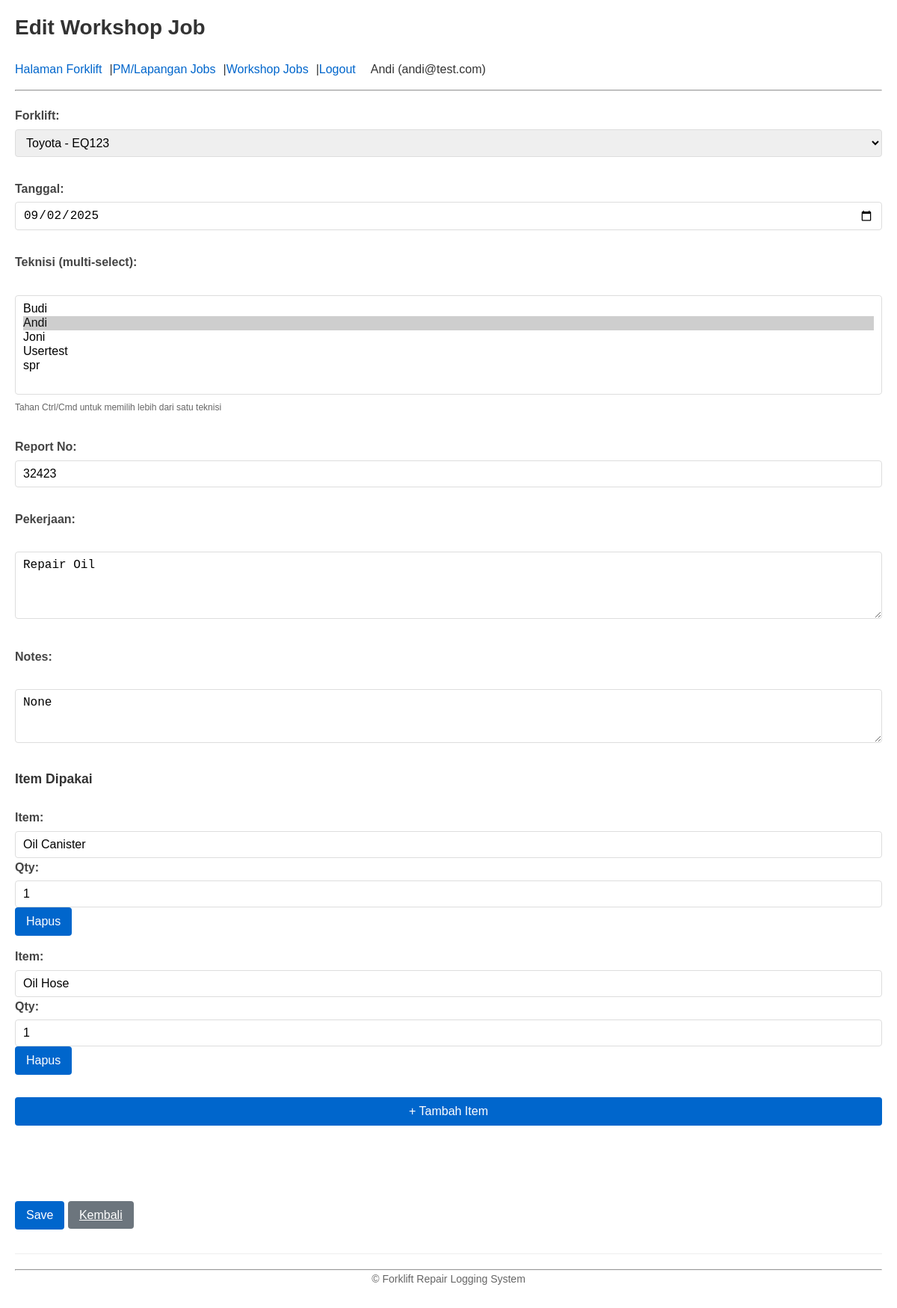
Screenshot of /workshop/edit/1 (signed in) with the database file from the repository.
### app/models.py (models this page shows)
class User(Base):
    __tablename__ = "users"
    id = Column(Integer, primary_key=True, index=True)
    name = Column(String, nullable=False)
    email = Column(String, nullable=True, unique=True)
    password = Column(String, nullable=True)
    role = Column(String, nullable=False, default="teknisi")  # admin / supervisor / teknisi

class WorkshopJob(Base):
    __tablename__ = "workshop_jobs"
    id = Column(Integer, primary_key=True, index=True)
    forklift_id = Column(Integer, ForeignKey("forklifts.id", ondelete="CASCADE"), nullable=False)
    date = Column(Date, nullable=False)
    report_no = Column(String, nullable=False)
    job_desc = Column(Text, nullable=False)
    notes = Column(Text, nullable=True)
    forklift = relationship("Forklift", back_populates="workshop_jobs")
    assigned = relationship("WorkshopJobAssignment", back_populates="workshop_job",
                            cascade="all, delete-orphan", passive_deletes=True)
    items = relationship("WorkshopJobItem", back_populates="workshop_job",
                         cascade="all, delete-orphan", passive_deletes=True)

class Forklift(Base):
    __tablename__ = "forklifts"
    id = Column(Integer, primary_key=True, index=True)
    brand = Column(String, nullable=False)
    type = Column(String, nullable=False)
    eq_no = Column(String, nullable=False, unique=True)
    serial_number = Column(String, nullable=False, unique=True)
    location = Column(String, nullable=False)
    powertrain = Column(String, nullable=False)
    owner = Column(String, nullable=False)
    mfg_year = Column(Integer, nullable=False)
    status = Column(String, nullable=False)
    pm_jobs = relationship("PMJob", back_populates="forklift",
                           cascade="all, delete-orphan", passive_deletes=True)
    workshop_jobs = relationship("WorkshopJob", back_populates="forklift",
                                 cascade="all, delete-orphan", passive_deletes=True)
    __table_args__ = (
        UniqueConstraint('eq_no', name='uq_eq_no'),
        UniqueConstraint('serial_number', name='uq_serial_number'),
    )

class WorkshopJobItem(Base):
    __tablename__ = "workshop_job_items"
    id = Column(Integer, primary_key=True, index=True)
    job_id = Column(Integer, ForeignKey("workshop_jobs.id", ondelete="CASCADE"))
    item_name = Column(String, nullable=False)
    qty = Column(Integer, nullable=False)
    workshop_job = relationship("WorkshopJob", back_populates="items")

### app/routes/workshop_jobs.py (the view)
@router.get("/edit/{id}", response_class=HTMLResponse)
def edit_workshop_job_form(id: int, request: Request, db: Session = Depends(get_db)):
    current_user = get_current_user(request)
    job = (
        db.query(WorkshopJob)
        .options(
            joinedload(WorkshopJob.forklift),
            selectinload(WorkshopJob.assigned).joinedload(WorkshopJobAssignment.user),
            selectinload(WorkshopJob.items),
        )
        .filter(WorkshopJob.id == id)
        .first()
    )
    if not job:
        return RedirectResponse("/workshop/", status_code=303)
    if not (is_admin(current_user) or is_assigned_to_workshop(current_user, job)):
        raise HTTPException(status_code=status.HTTP_403_FORBIDDEN, detail="Forbidden")
    forklifts = db.query(Forklift).all()
    users = db.query(User).filter(User.role != "admin").all()
    selected_tech_ids = [a.user_id for a in job.assigned]
    return templates.TemplateResponse(
        "workshop_jobs/edit.html",
        {
            "request": request,
            "job": job,
            "forklifts": forklifts,
            "users": users,
            "selected_tech_ids": selected_tech_ids,
        },
    )

### app/templates/workshop_jobs/edit.html (shortened to what this page needs)
{% extends "base.html" %}
{% block header_title %}Edit Workshop Job{% endblock %}
{% block content %}
  <section>
    <form action="/workshop/edit/{{ job.id }}" method="post" class="auth-form">
      <div class="form-group">
        <label for="forklift_id">Forklift:</label>
        <select name="forklift_id" id="forklift_id" required class="form-control">
          {% for f in forklifts %}
          <option value="{{ f.id }}" {% if f.id == job.forklift_id %}selected{% endif %}>
            {{ f.brand }} - {{ f.eq_no }}
          </option>
          {% endfor %}
        </select>
      </div>
      <div class="form-group">
        <label for="date">Tanggal:</label>
        <input type="date" name="date" id="date" value="{{ job.date }}" required class="form-control">
      </div>
      <div class="form-group">
        <label for="technicians">Teknisi (multi-select):</label><br>
        <select name="technicians" id="technicians" multiple size="6" class="form-control">
          {% for u in users %}
          <option value="{{ u.id }}" {% if u.id in selected_tech_ids %}selected{% endif %}>
            {{ u.name }}
          </option>
          {% endfor %}
        </select>
        <div style="font-size:12px;color:#666;margin-top:4px;">
          Tahan Ctrl/Cmd untuk memilih lebih dari satu teknisi
        </div>
      </div>
      <div class="form-group">
        <label for="report_no">Report No:</label>
        <input type="text" name="report_no" id="report_no" value="{{ job.report_no }}" required class="form-control">
      </div>
      <div class="form-group">
        <label for="job_desc">Pekerjaan:</label><br>
        <textarea name="job_desc" id="job_desc" rows="4" class="form-control" required>{{ job.job_desc }}</textarea>
      </div>
      <div class="form-group">
        <label for="notes">Notes:</label><br>
        <textarea name="notes" id="notes" rows="3" class="form-control">{{ job.notes or '' }}</textarea>
      </div>
      <h4>Item Dipakai</h4>
      <div id="items">
        {% if job.items and job.items|length > 0 %}
          {% for it in job.items %}
          <div class="form-group item-row">
            <label>Item:</label>
            <input type="text" name="item_name[]" value="{{ it.item_name }}" required class="form-control">
            <label>Qty:</label>
            <input type="number" name="qty[]" value="{{ it.qty }}" min="0" required class="form-control">
            <button type="button" onclick="this.parentElement.remove()">Hapus</button>
          </div>
          {% endfor %}
        {% endif %}
      </div>
      <button type="button" onclick="addItemRow()">+ Tambah Item</button><br><br>
      <div class="form-actions">
        <button type="submit" class="btn">Save</button>
        <a href="/workshop/" class="btn btn-secondary">Kembali</a>
      </div>
    </form>
  </section>
{% endblock %}

### app/templates/base.html (shortened to what this page needs)
<!DOCTYPE html>
<html lang="id">
<head>
    <link rel="preload" href="{{ url_for('static', path='/css/styles.css') }}?v=1" as="style" onload="this.onload=null;this.rel='stylesheet'">
</head>
<body>
    <header>
        <h1>{% block header_title %}Forklift Repair Logging System{% endblock %}</h1>
        <nav>
            <a href="/">Halaman Forklift</a> |
            <a href="/pm/">PM/Lapangan Jobs</a> |
            <a href="/workshop/">Workshop Jobs</a> |
            {% if request.cookies.get('session_token') %}
            <a href="/auth/logout" id="logout-link">Logout</a>
            <span id="user-info" style="margin-left: 10px;">
                {{ request.state.user.name if request.state.user else '' }}
                ({{ request.state.user.email if request.state.user else '' }})
            </span>
            {% else %}
            <a href="/auth/login" id="login-link">Login</a>
            {% endif %}
        </nav>
        <hr>
    </header>
    <main>
        {% block content %}{% endblock %}
    </main>
    <footer>
        <hr>
        <p>&copy; {{ current_year }} Forklift Repair Logging System</p>
    </footer>
</body>
</html>

### app/static/css/styles.css (style rules this page uses)
* { margin:0;padding:0;box-sizing:border-box }
body { font-family:Arial,sans-serif;line-height:1.6;padding:20px;max-width:1200px;margin:0 auto;color:#333;background-color:#fff }
h1,h2,h3,h4,h5,h6 { color:#333;margin-bottom:0.75em;font-weight:600;line-height:1.2 }
h1 { font-size:1.75rem }
h4 { font-size:1.1rem }
p { margin-bottom:1em }
header { margin-bottom:20px }
main { min-height:300px }
section { margin-bottom:2rem }
nav { margin:10px 0;display:flex;flex-wrap:wrap;align-items:center }
nav a { margin-right:10px;text-decoration:none;color:#0066cc;padding:5px 0 }
.form-group { margin-bottom:15px }
label { display:block;margin-bottom:5px;font-weight:600;color:#444 }
.form-control,input[type="text"],input[type="email"],input[type="password"],input[type="number"],input[type="date"],select,textarea { width:100%;padding:8px 10px;border:1px solid #ddd;border-radius:4px;font-size:16px;transition:border-color 0.2s ease }
.form-actions { margin-top:20px }
button,.btn { background-color:#0066cc;color:#fff;border:none;padding:10px 15px;border-radius:4px;cursor:pointer;font-size:16px;transition:background-color 0.2s ease }
.btn-secondary { background-color:#6c757d }
footer { margin-top:30px;padding-top:20px;border-top:1px solid #eee;text-align:center;color:#666;font-size:14px }

### app/templates/base.html (style rules this page uses)
* { margin: 0; padding: 0; box-sizing: border-box; }
body { font-family: Arial, sans-serif; line-height: 1.6; padding: 20px; max-width: 1200px; margin: 0 auto; color: #333; }
header { margin-bottom: 20px; }
h1 { color: #333; margin-bottom: 0.75em; font-weight: 600; line-height: 1.2; font-size: 1.75rem; }
nav { margin: 10px 0; display: flex; flex-wrap: wrap; align-items: center; }
nav a { margin-right: 10px; text-decoration: none; color: #0066cc; padding: 5px 0; }
.form-group { margin-bottom: 15px; }
label { display: block; margin-bottom: 5px; font-weight: 600; color: #444; }
input, select, textarea { width: 100%; padding: 8px 10px; border: 1px solid #ddd; border-radius: 4px; font-size: 16px; }
button, .btn { background-color: #0066cc; color: white; border: none; padding: 10px 15px; border-radius: 4px; cursor: pointer; }
.auth-form { display: flex; flex-direction: column; gap: 15px; }
.form-actions { margin-top: 20px; }

### rows the page displays
User: state.user "Andi", state.user "andi@test.com"
WorkshopJob: forklift_id "Toyota - EQ123", date "09/02/2025", report_no "32423", job_desc "Repair Oil", notes "None"
WorkshopJobItem: item_name "Oil Canister", qty "1"
WorkshopJobItem: item_name "Oil Hose", qty "1"

### other values shown
form field technicians "Budi / Andi ☑ / Joni / Usertest / spr"
